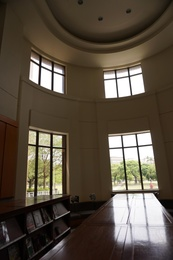
%> input picture HDR_Photos/4500x3000/img1_6.JPG, 173 x 260 px, shrunk from 3000 x 4500 before the run
$ octave alignLogicalTry.m   (GNU Octave 9; MATLAB toolbox functions it lacks are replaced by stand-ins)
%> lines starting %> are read from the running program, lines starting %| are printed output that depends on the picture; in (x1, y1, x2, y2) boxes, pixels count from 0 and x2, y2 are one past the last pixel; in counts of white or black regions, pixels touching at a corner belong together; the program's own positions count from 1
%%
disp('Start Alignment');
im1 = imread('HDR_Photos/img1_6.JPG');
%> im1 is the input picture: size 260x173x3 uint8; mean R, G, B 89.4, 78.6, 65
im2 = imread('HDR_Photos/img1_7.JPG');
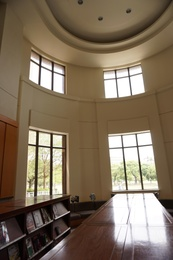
%> input picture HDR_Photos/4500x3000/img1_7.JPG, 173 x 260 px, shrunk from 3000 x 4500 before the run
%> im2 is the input picture: size 260x173x3 uint8; mean R, G, B 128.2, 112.1, 92.2
img_gray1 = rgb2gray(im1);
img_gray2 = rgb2gray(im2);
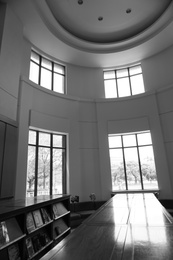
%> img_gray2: size 260x173 uint8; min 0, max 255, mean 114.6
% transform matrix to vector, and get the median of both imgs
th1 = median(double(img_gray1(:)));
%> th1 = 56
th2 = median(double(img_gray2(:)));
%> th2 = 98
% initialize MTB imgs
mtb1 = logical(zeros(size(img_gray1,1),size(img_gray1,2)));
mtb2 = logical(zeros(size(img_gray2,1),size(img_gray2,2)));
% thresholding, size 1: column, 2: row
for i = 1 : size(img_gray1,1)
    for j = 1 : size(img_gray1,2)
        if img_gray1(i,j) < th1
           mtb1(i,j) = 0;
        elseif img_gray1( i, j) >= th1
           mtb1(i,j) = 1;
        end
        if img_gray2(i,j) < th2
           mtb2(i,j) = 0;
        elseif img_gray2(i,j) >= th2
           mtb2(i,j) = 1;
        end
    end
end
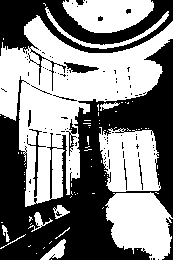
%> mtb1: size 260x173 logical; 52.4% white; 100 black regions (86 under 20 px), largest, box (x1, y1, x2, y2) and area: (0, 39, 173, 260) 15723, (0, 0, 173, 91) 4547, (64, 62, 99, 73) 197
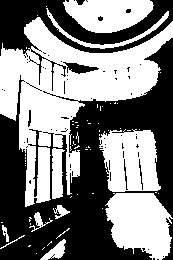
%> mtb2: size 260x173 logical; 50.7% white; 70 black regions (62 under 20 px), largest, box (x1, y1, x2, y2) and area: (0, 38, 173, 260) 16745, (0, 0, 173, 91) 4685, (63, 62, 99, 74) 213
% figure, imshow(mtb1);
% figure, imshow(mtb2);
%%
% downsample, find best offset, upsample, find offset....
% downsample 6000x4000 - 3000x2000 - 1500x1000 - 750x500 - 375x250 -
% 188X125
pixel = size(img_gray1,1) * size(img_gray1,2); % number of pixels
%> pixel = 44980
error = zeros(3,3); % keep changing
shift = zeros(1,2); % x and y shift
for downsample_iteration = 1:5
   disp('iteration '); disp(downsample_iteration);
   refDown = imresize(mtb1,2^(downsample_iteration-6)); % downsample the reference mtb
   testDown = imresize(mtb2,2^(downsample_iteration-6)); % downsample the test mtb
   exclusionRef = imresize(img_gray1,2^(downsample_iteration-6));
   exclusionTest = imresize(img_gray2,2^(downsample_iteration-6));
   % shift is 2 time bigger
   shift(1,1) = 2 * shift(1,1);
   shift(1,2) = 2 * shift(1,2);
   x_shift = shift(1,1);
   y_shift = shift(1,2);
   % shift the test mtb and exclusion
   for i = 1:size(refDown,1)
       for j = 1 :size(refDown,2)
           if(i-x_shift < 1 || i-x_shift > size(refDown,1) || j-y_shift < 1 || j-y_shift > size(refDown,2))
               testDown(i,j) = 0;
               exclusionTest(i,j) = 0;
           else
               testDown(i,j) = testDown(i-x_shift,j-y_shift);
               exclusionTest(i,j) = exclusionTest(i-x_shift,j-y_shift);
           end
       end
   end
   % set the exlusion map
   exclu_th1 = median(double(exclusionRef(:)));
   exclu_th2 = median(double(exclusionTest(:)));
   temp1 = logical(ones(size(exclusionRef,1),size(exclusionRef,2)));
   temp2 = logical(ones(size(exclusionRef,1),size(exclusionRef,2)));
   temp1(find(exclusionRef > (exclu_th1 - 4))) = 0;
   temp2(find(exclusionRef < (exclu_th1 + 4))) = 0;
   exclu1 = temp1 | temp2;
   temp1(:) = 1;
   temp2(:) = 1;
   temp1(find(exclusionTest > (exclu_th2 - 4))) = 0;
   temp2(find(exclusionTest < (exclu_th2 + 4))) = 0;
   exclu2 = temp1 | temp2;
   exclusionMap = exclu1 & exclu2;
   % temp matrix for later error calculating
   tempRef = zeros(size(refDown,1),size(refDown,2));
   tempTest = zeros(size(refDown,1),size(refDown,2));
   % check all the offsets error
   for i = -1:1:1
       for j = -1:1:1
           for x = 1:size(tempRef,1)
               for y = 1:size(tempRef,2)
                   if(x+i < 1 || x+i > size(refDown,1) || y+j < 1 || y+j > size(refDown,2))
                       tempRef(x,y) = 0;
                       tempTest(x,y) = 0;
                   else
                       tempRef(x,y) = refDown(x,y);
                       tempTest(x,y) = testDown(x+i,y+j);
                   end
               end
           end
           diffMatrix = xor(tempRef,tempTest);
           % ANDing with exclusionMap
           diffMatrix = diffMatrix & exclusionMap;
           error(2+i,2+j) = sum(sum(diffMatrix));
           disp(error);
       end
   end
   % get the min error's shift
   [minVal minLoc] = min(error(:));
   shift(1,1) = shift(1,1) + (mod(minLoc - 1,3) - 1); % x shift
   shift(1,2) = shift(1,2) + (floor((minLoc - 1)/3) - 1); % y shift
   disp('shift:');
   disp(shift(1,1));
   disp(shift(1,2));
   disp('over');
end
%> this loop made 5 passes
%> (exclu_th1, exclu_th2, minVal) on passes 1 to 5: (65.5, 107, 0), (61, 103, 0), (58, 101, 12), (57, 100, 27), (57, 98, 100)
%> (printed output is left out)
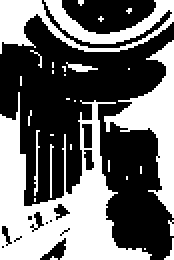
%> temp1: size 130x87 logical (shown 2 times larger); 42.5% white; 29 white regions (22 under 20 px), largest, box (x1, y1, x2, y2) and area: (0, 46, 76, 130) 2564, (0, 0, 87, 27) 1022, (52, 20, 87, 109) 992
%> temp2: size 130x87 logical; 46.5% white; 16 white regions (10 under 20 px), largest, box (x1, y1, x2, y2) and area: (0, 10, 87, 103) 3018, (53, 65, 86, 130) 1530, (36, 0, 76, 16) 471, (26, 7, 84, 24) 109, (20, 120, 33, 130) 59, (28, 103, 34, 109) 21
%> tempRef: size 130x87 double; values 0 (black) and 1 (white), 52% white; 54 black regions (51 under 20 px), largest, box (x1, y1, x2, y2) and area: (0, 0, 87, 130) 5188, (30, 31, 49, 36) 55, (15, 68, 20, 98) 38
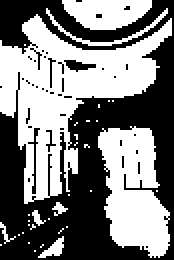
%> tempTest: size 130x87 double (shown 2 times larger); values 0 (black) and 1 (white), 49.7% white; 34 white regions (26 under 20 px), largest, box (x1, y1, x2, y2) and area: (0, 7, 86, 102) 3230, (49, 63, 85, 129) 1573, (31, 0, 76, 15) 500
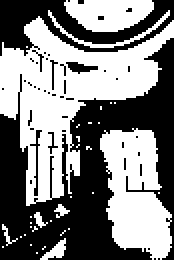
%> testDown: size 130x87 logical (shown 2 times larger); 50.3% white; 44 black regions (40 under 20 px), largest, box (x1, y1, x2, y2) and area: (0, 19, 87, 130) 4246, (0, 0, 87, 28) 1124, (33, 31, 49, 37) 53, (15, 65, 21, 98) 47
%> after the loop, error = [928 540 949; 737 100 753; 1031 676 1059]; shift = [0 0]
